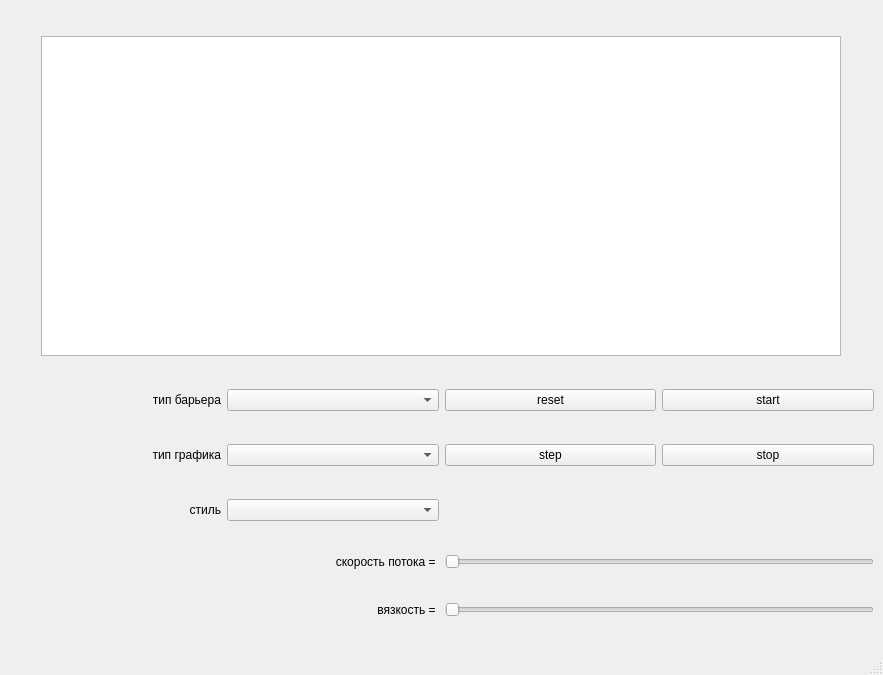
<?xml version="1.0" encoding="UTF-8"?>
<ui version="4.0">
 <class>MainWindow</class>
 <widget class="QMainWindow" name="MainWindow">
  <property name="geometry">
   <rect>
    <x>0</x>
    <y>0</y>
    <width>883</width>
    <height>675</height>
   </rect>
  </property>
  <property name="windowTitle">
   <string>MainWindow</string>
  </property>
  <property name="autoFillBackground">
   <bool>false</bool>
  </property>
  <widget class="QWidget" name="centralwidget">
   <layout class="QGridLayout" name="gridLayout">
    <item row="2" column="2">
     <widget class="QPushButton" name="bt_reset">
      <property name="text">
       <string>reset</string>
      </property>
     </widget>
    </item>
    <item row="9" column="2" colspan="2">
     <widget class="QSlider" name="slider_viscosity">
      <property name="maximumSize">
       <size>
        <width>16777215</width>
        <height>16777215</height>
       </size>
      </property>
      <property name="minimum">
       <number>5</number>
      </property>
      <property name="maximum">
       <number>200</number>
      </property>
      <property name="orientation">
       <enum>Qt::Orientation::Horizontal</enum>
      </property>
     </widget>
    </item>
    <item row="5" column="1">
     <widget class="QComboBox" name="select_cmap"/>
    </item>
    <item row="2" column="3">
     <widget class="QPushButton" name="bt_start">
      <property name="text">
       <string>start</string>
      </property>
     </widget>
    </item>
    <item row="5" column="0">
     <widget class="QLabel" name="label_2">
      <property name="layoutDirection">
       <enum>Qt::LayoutDirection::LeftToRight</enum>
      </property>
      <property name="text">
       <string>стиль</string>
      </property>
      <property name="alignment">
       <set>Qt::AlignmentFlag::AlignRight|Qt::AlignmentFlag::AlignTrailing|Qt::AlignmentFlag::AlignVCenter</set>
      </property>
     </widget>
    </item>
    <item row="0" column="0" colspan="4">
     <layout class="QHBoxLayout" name="horizontalLayout">
      <item>
       <widget class="PlotWidget" name="canvas">
        <property name="sizePolicy">
         <sizepolicy hsizetype="Fixed" vsizetype="Maximum">
          <horstretch>0</horstretch>
          <verstretch>0</verstretch>
         </sizepolicy>
        </property>
        <property name="minimumSize">
         <size>
          <width>800</width>
          <height>320</height>
         </size>
        </property>
        <property name="maximumSize">
         <size>
          <width>800</width>
          <height>320</height>
         </size>
        </property>
       </widget>
      </item>
     </layout>
    </item>
    <item row="7" column="2" colspan="2">
     <widget class="QSlider" name="slider_velocity">
      <property name="maximumSize">
       <size>
        <width>600</width>
        <height>16777215</height>
       </size>
      </property>
      <property name="maximum">
       <number>120</number>
      </property>
      <property name="orientation">
       <enum>Qt::Orientation::Horizontal</enum>
      </property>
     </widget>
    </item>
    <item row="2" column="1">
     <widget class="QComboBox" name="select_prop"/>
    </item>
    <item row="2" column="0">
     <widget class="QLabel" name="label">
      <property name="layoutDirection">
       <enum>Qt::LayoutDirection::LeftToRight</enum>
      </property>
      <property name="text">
       <string>тип барьера</string>
      </property>
      <property name="alignment">
       <set>Qt::AlignmentFlag::AlignRight|Qt::AlignmentFlag::AlignTrailing|Qt::AlignmentFlag::AlignVCenter</set>
      </property>
     </widget>
    </item>
    <item row="3" column="0">
     <widget class="QLabel" name="label_5">
      <property name="layoutDirection">
       <enum>Qt::LayoutDirection::LeftToRight</enum>
      </property>
      <property name="text">
       <string>тип графика</string>
      </property>
      <property name="alignment">
       <set>Qt::AlignmentFlag::AlignRight|Qt::AlignmentFlag::AlignTrailing|Qt::AlignmentFlag::AlignVCenter</set>
      </property>
     </widget>
    </item>
    <item row="3" column="1">
     <widget class="QComboBox" name="select_graph"/>
    </item>
    <item row="3" column="2">
     <widget class="QPushButton" name="bt_step">
      <property name="text">
       <string>step</string>
      </property>
     </widget>
    </item>
    <item row="3" column="3">
     <widget class="QPushButton" name="bt_stop">
      <property name="autoFillBackground">
       <bool>true</bool>
      </property>
      <property name="styleSheet">
       <string notr="true">bt_stop.setStyleSheet(&quot;background-color: rgb(255, 174, 174);&quot;) </string>
      </property>
      <property name="text">
       <string>stop</string>
      </property>
     </widget>
    </item>
    <item row="7" column="1">
     <widget class="QLabel" name="label_vel">
      <property name="text">
       <string>скорость потока = </string>
      </property>
      <property name="alignment">
       <set>Qt::AlignmentFlag::AlignRight|Qt::AlignmentFlag::AlignTrailing|Qt::AlignmentFlag::AlignVCenter</set>
      </property>
     </widget>
    </item>
    <item row="9" column="1">
     <widget class="QLabel" name="label_vis">
      <property name="text">
       <string>вязкость = </string>
      </property>
      <property name="alignment">
       <set>Qt::AlignmentFlag::AlignRight|Qt::AlignmentFlag::AlignTrailing|Qt::AlignmentFlag::AlignVCenter</set>
      </property>
     </widget>
    </item>
   </layout>
  </widget>
  <widget class="QMenuBar" name="menubar">
   <property name="geometry">
    <rect>
     <x>0</x>
     <y>0</y>
     <width>883</width>
     <height>22</height>
    </rect>
   </property>
  </widget>
  <widget class="QStatusBar" name="statusbar"/>
 </widget>
 <customwidgets>
  <customwidget>
   <class>PlotWidget</class>
   <extends>QGraphicsView</extends>
   <header>pyqtgraph</header>
  </customwidget>
 </customwidgets>
 <resources/>
 <connections/>
</ui>
